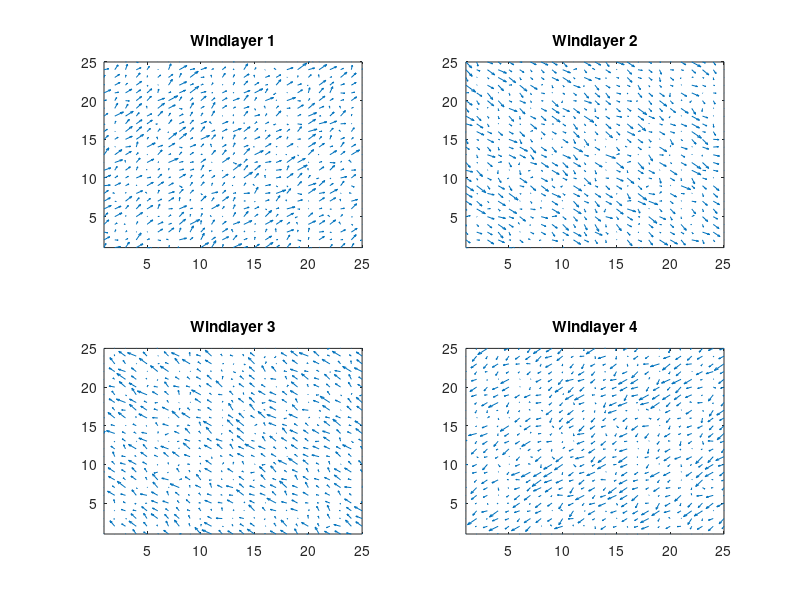
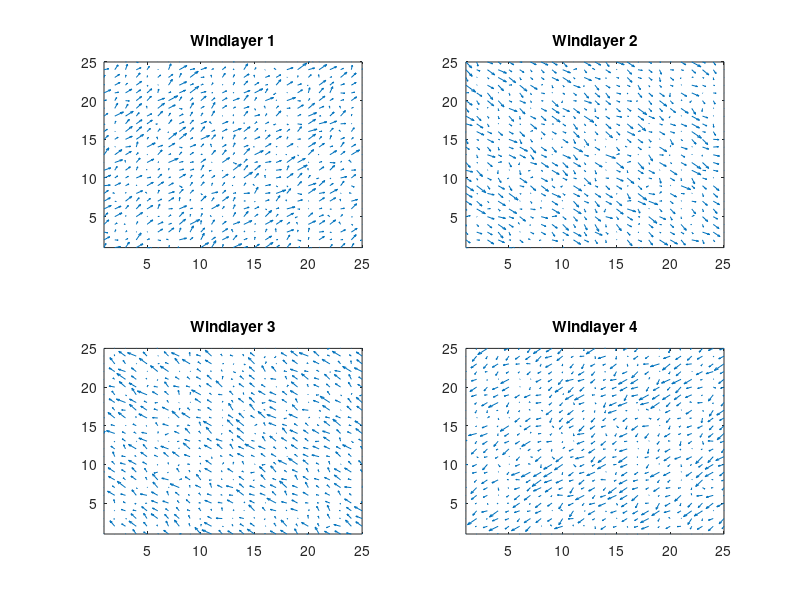
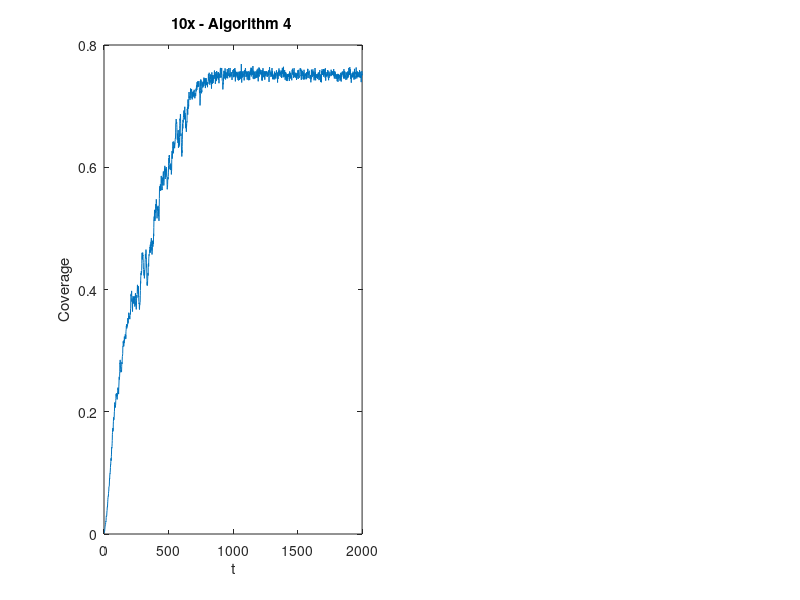

These figures' MATLAB source, in order: (Note: this script raises an error after producing the figures.)
 close all

X1 = importdata('loon/outputData/windlayer1_X.txt');
Y1 = importdata('loon/outputData/windlayer1_Y.txt');

X2 = importdata('loon/outputData/windlayer2_X.txt');
Y2 = importdata('loon/outputData/windlayer2_Y.txt');

X3 = importdata('loon/outputData/windlayer3_X.txt');
Y3 = importdata('loon/outputData/windlayer3_Y.txt');

X4 = importdata('loon/outputData/windlayer4_X.txt');
Y4 = importdata('loon/outputData/windlayer4_Y.txt');



%coverage = importdata('loon/simulation_coverage2');
h = figure;
subplot(2,2,1)
quiver(X1,Y1)
xlim([1 25])
ylim([1 25])
title('Windlayer 1')
subplot(2,2,2)
quiver(X2,Y2)
xlim([1 25])
ylim([1 25])
title('Windlayer 2')
subplot(2,2,3)
quiver(X3,Y3)
xlim([1 25])
ylim([1 25])
title('Windlayer 3')
subplot(2,2,4)
quiver(X4,Y4)
xlim([1 25])
ylim([1 25])
title('Windlayer 4')
print('report/graphics/windlayers','-dpdf')
print -painters -dpdf -r600 test.pdf


% sim_cov_alg1 = importdata('loon/outputData/simulation_coverage_alg1.txt');
% sim_cov_alg2 = importdata('loon/outputData/simulation_coverage_alg2.txt');
% sim_cov_alg3 = importdata('loon/outputData/simulation_coverage_alg3.txt');
% sim_cov_alg3s = importdata('loon/outputData/simulation_coverage_alg3s.txt');
% sim_cov_alg4 = importdata('loon/outputData/simulation_coverage_alg4.txt');
% sim_cov_alg4s = importdata('loon/outputData/simulation_coverage_alg4s.txt');
% 
% 
% sim_cov_alg4_6 = importdata('loon/outputData/archive/simulation_coverage_alg4_6.txt');
% sim_cov_alg4_2 = importdata('loon/outputData/archive/simulation_coverage_alg4_2.txt');
% sim_cov_alg4_3 = importdata('loon/outputData/archive/simulation_coverage_alg4_3.txt');
% sim_cov_alg4_4 = importdata('loon/outputData/archive/simulation_coverage_alg4_4.txt');
sim_cov_alg4_10 = importdata('loon/outputData/archive/simulation_coverage_alg4_10.txt');
sim_cov_alg4_10_easy = importdata('loon/outputData/archive/simulation_coverage_alg4_10_easy.txt');

% % 
% % 
% 

figure


subplot(1,2,1)
plot(sim_cov_alg4_10(:,1), sim_cov_alg4_10(:,2))
title('10x - Algorithm 4 ')
xlabel('t')
ylabel('Coverage')
xlim([0 steps])
ylim([0 1])
% 
%  subplot(2,2,2)
%  plot(sim_cov_alg4_3(:,1), sim_cov_alg4_3(:,2))
% title('3x')
% xlabel('t')
% ylabel('Coverage')
% xlim([0 steps])
% ylim([0 1])

%  subplot(2,2,3)
% plot(sim_cov_alg4_4(:,1), sim_cov_alg4_4(:,2))
% title('4x')
% xlabel('t')
%  ylabel('Coverage')
%  xlim([0 steps])
%  ylim([0 1])
%  
%  subplot(2,2,3)
% plot(sim_cov_alg4_4(:,1), sim_cov_alg4_4(:,2))
% title('4x')
% xlabel('t')
%  ylabel('Coverage')
%  xlim([0 steps])
%  ylim([0 1])
 
 
 subplot(1,2,2)
plot(sim_cov_alg4_10_easy(:,1), sim_cov_alg4_10_easy(:,2))
title('10x - Algorithm 4 - uniform wind')
xlabel('t')
 ylabel('Coverage')
 xlim([0 steps])
 ylim([0 1])
  % print('report/graphics/alg4_lifetime200_scaling','-dpdf')
%  
%  
%  subplot(1,2,1)
%  plot(sim_cov_alg4(:,1), sim_cov_alg4(:,2))
% title('Algorithm 4')
% xlabel('t')
%  ylabel('Coverage')
%  xlim([0 steps])
%  ylim([0 1])
%  
%  subplot(1,2,2)
%  plot(sim_cov_alg4s(:,1), sim_cov_alg4s(:,2))
% title('Algorithm 4s')
% xlabel('t')
%  ylabel('Coverage')
%  xlim([0 steps])
%  ylim([0 1])
%print('report/graphics/alg4vsalg4s_2000_steps_lifetime_LONG','-dpdf')
 %print('report/graphics/coverage_alg4_vs_alg4s_3000_200','-dpdf')
% %
% % 
% figure
% plot(sim_cov_alg3_no_delay(:,1),sim_cov_alg3_no_delay(:,2))
%  heatmap = importdata('loon/Simulation_Heatmap.txt');
% HeatMap(heatmap,'redgreencmap')
%  figureclc
%  surf(heatmap)
%  colormap flag
% 
% heatmap2 = importdata('loon/Simulation_Heatmap_alg2.txt');
% %HeatMap(heatmap,'redgreencmap')
% figure
% surf(heatmap2)
% colormap flag
